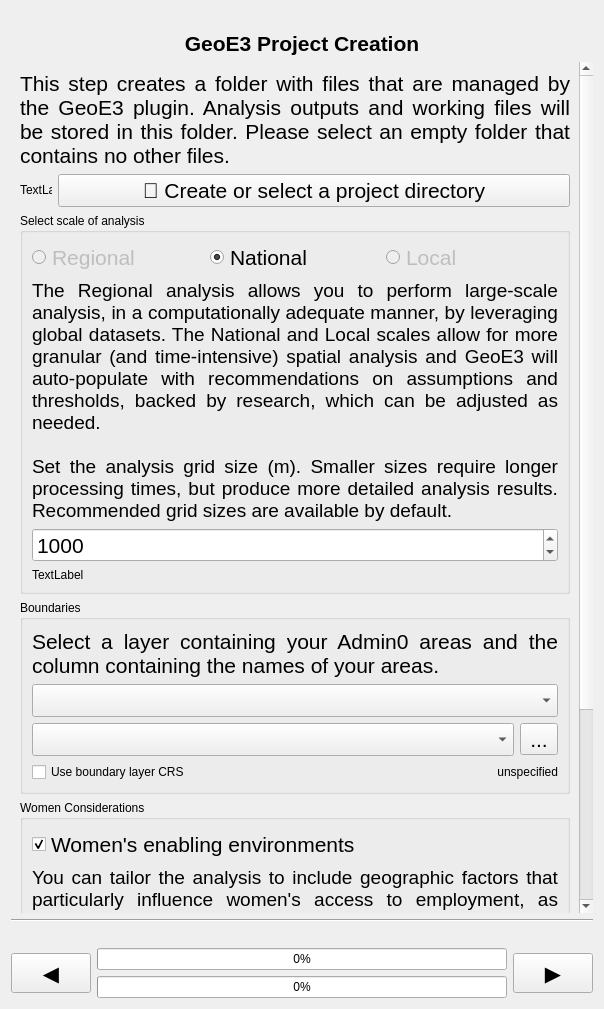
<?xml version="1.0" encoding="UTF-8"?>
<ui version="4.0">
 <class>SetupPanelBase</class>
 <widget class="QWidget" name="SetupPanelBase">
  <property name="geometry">
   <rect>
    <x>0</x>
    <y>0</y>
    <width>604</width>
    <height>1009</height>
   </rect>
  </property>
  <property name="windowTitle">
   <string>Form</string>
  </property>
  <layout class="QGridLayout" name="gridLayout_2">
   <item row="3" column="0">
    <widget class="QScrollArea" name="scrollArea">
     <property name="frameShape">
      <enum>QFrame::NoFrame</enum>
     </property>
     <property name="widgetResizable">
      <bool>true</bool>
     </property>
     <widget class="QWidget" name="scrollAreaWidgetContents">
      <property name="geometry">
       <rect>
        <x>0</x>
        <y>0</y>
        <width>572</width>
        <height>1135</height>
       </rect>
      </property>
      <property name="styleSheet">
       <string notr="true"/>
      </property>
      <layout class="QGridLayout" name="gridLayout_3">
       <item row="0" column="0">
        <widget class="QLabel" name="description">
         <property name="font">
          <font>
           <pointsize>16</pointsize>
          </font>
         </property>
         <property name="text">
          <string>This step creates a folder with files that are managed by the GeoE3 plugin. Analysis outputs and working files will be stored in this folder. Please select an empty folder that contains no other files.</string>
         </property>
         <property name="textFormat">
          <enum>Qt::MarkdownText</enum>
         </property>
         <property name="alignment">
          <set>Qt::AlignJustify|Qt::AlignTop</set>
         </property>
         <property name="wordWrap">
          <bool>true</bool>
         </property>
        </widget>
       </item>
       <item row="2" column="0">
        <widget class="QGroupBox" name="groupBox">
         <property name="title">
          <string>Select scale of analysis</string>
         </property>
         <layout class="QGridLayout" name="gridLayout_4">
          <item row="0" column="2">
           <widget class="QRadioButton" name="local_scale">
            <property name="enabled">
             <bool>false</bool>
            </property>
            <property name="font">
             <font>
              <pointsize>16</pointsize>
             </font>
            </property>
            <property name="text">
             <string>Local</string>
            </property>
            <property name="checked">
             <bool>false</bool>
            </property>
           </widget>
          </item>
          <item row="0" column="0">
           <widget class="QRadioButton" name="regional_scale">
            <property name="enabled">
             <bool>false</bool>
            </property>
            <property name="font">
             <font>
              <pointsize>16</pointsize>
             </font>
            </property>
            <property name="text">
             <string>Regional</string>
            </property>
            <property name="checked">
             <bool>false</bool>
            </property>
           </widget>
          </item>
          <item row="2" column="0" colspan="3">
           <widget class="QSpinBox" name="cell_size_spinbox">
            <property name="enabled">
             <bool>true</bool>
            </property>
            <property name="sizePolicy">
             <sizepolicy hsizetype="Minimum" vsizetype="Fixed">
              <horstretch>0</horstretch>
              <verstretch>0</verstretch>
             </sizepolicy>
            </property>
            <property name="font">
             <font>
              <pointsize>16</pointsize>
             </font>
            </property>
            <property name="minimum">
             <number>1</number>
            </property>
            <property name="maximum">
             <number>100000</number>
            </property>
            <property name="singleStep">
             <number>100</number>
            </property>
            <property name="value">
             <number>1000</number>
            </property>
           </widget>
          </item>
          <item row="1" column="0" colspan="3">
           <widget class="QLabel" name="description2">
            <property name="font">
             <font>
              <pointsize>14</pointsize>
             </font>
            </property>
            <property name="text">
             <string>The Regional analysis allows you to perform large-scale analysis, in a computationally adequate manner, by leveraging global datasets. The National and Local scales allow for more granular (and time-intensive) spatial analysis and GeoE3 will auto-populate with recommendations on assumptions and thresholds, backed by research, which can be adjusted as needed.

Set the analysis grid size (m). Smaller sizes require longer processing times, but produce more detailed analysis results. Recommended grid sizes are available by default.</string>
            </property>
            <property name="alignment">
             <set>Qt::AlignJustify|Qt::AlignTop</set>
            </property>
            <property name="wordWrap">
             <bool>true</bool>
            </property>
            <property name="buddy">
             <cstring>cell_size_spinbox</cstring>
            </property>
           </widget>
          </item>
          <item row="0" column="1">
           <widget class="QRadioButton" name="national_scale">
            <property name="font">
             <font>
              <pointsize>16</pointsize>
             </font>
            </property>
            <property name="text">
             <string>National</string>
            </property>
            <property name="checked">
             <bool>true</bool>
            </property>
           </widget>
          </item>
          <item row="3" column="0">
           <widget class="QLabel" name="label">
            <property name="text">
             <string>TextLabel</string>
            </property>
           </widget>
          </item>
         </layout>
        </widget>
       </item>
       <item row="3" column="0">
        <widget class="QGroupBox" name="groupBox_2">
         <property name="title">
          <string>Boundaries</string>
         </property>
         <layout class="QGridLayout" name="gridLayout_5">
          <item row="0" column="0">
           <widget class="QLabel" name="description3">
            <property name="font">
             <font>
              <pointsize>16</pointsize>
             </font>
            </property>
            <property name="text">
             <string>Select a layer containing your Admin0 areas and the column containing the names of your areas.</string>
            </property>
            <property name="textFormat">
             <enum>Qt::MarkdownText</enum>
            </property>
            <property name="alignment">
             <set>Qt::AlignJustify|Qt::AlignTop</set>
            </property>
            <property name="wordWrap">
             <bool>true</bool>
            </property>
           </widget>
          </item>
          <item row="1" column="0">
           <widget class="QgsMapLayerComboBox" name="layer_combo">
            <property name="sizePolicy">
             <sizepolicy hsizetype="Minimum" vsizetype="Fixed">
              <horstretch>0</horstretch>
              <verstretch>0</verstretch>
             </sizepolicy>
            </property>
            <property name="font">
             <font>
              <pointsize>16</pointsize>
             </font>
            </property>
           </widget>
          </item>
          <item row="2" column="0">
           <layout class="QHBoxLayout" name="horizontalLayout">
            <item>
             <widget class="QgsFieldComboBox" name="field_combo">
              <property name="sizePolicy">
               <sizepolicy hsizetype="Minimum" vsizetype="Fixed">
                <horstretch>0</horstretch>
                <verstretch>0</verstretch>
               </sizepolicy>
              </property>
              <property name="font">
               <font>
                <pointsize>16</pointsize>
               </font>
              </property>
             </widget>
            </item>
            <item>
             <widget class="QToolButton" name="load_boundary_button">
              <property name="font">
               <font>
                <pointsize>16</pointsize>
               </font>
              </property>
              <property name="text">
               <string>...</string>
              </property>
             </widget>
            </item>
           </layout>
          </item>
          <item row="3" column="0">
           <layout class="QHBoxLayout" name="horizontalLayout_3">
            <item>
             <widget class="QCheckBox" name="use_boundary_crs">
              <property name="toolTip">
               <string>Disabled if map units are in degrees</string>
              </property>
              <property name="text">
               <string>Use boundary layer CRS</string>
              </property>
             </widget>
            </item>
            <item>
             <widget class="QLabel" name="crs_label">
              <property name="text">
               <string>unspecified</string>
              </property>
              <property name="alignment">
               <set>Qt::AlignRight|Qt::AlignTrailing|Qt::AlignVCenter</set>
              </property>
              <property name="buddy">
               <cstring>use_boundary_crs</cstring>
              </property>
             </widget>
            </item>
           </layout>
          </item>
         </layout>
        </widget>
       </item>
       <item row="4" column="0">
        <widget class="QGroupBox" name="groupBox_3">
         <property name="title">
          <string>Women Considerations</string>
         </property>
         <layout class="QGridLayout" name="gridLayout_6">
          <item row="0" column="0">
           <widget class="QCheckBox" name="women_considerations_checkbox">
            <property name="font">
             <font>
              <pointsize>16</pointsize>
             </font>
            </property>
            <property name="text">
             <string>Women's enabling environments</string>
            </property>
            <property name="checked">
             <bool>true</bool>
            </property>
           </widget>
          </item>
          <item row="1" column="0">
           <widget class="QLabel" name="women_considerations_description">
            <property name="font">
             <font>
              <pointsize>14</pointsize>
             </font>
            </property>
            <property name="text">
             <string>You can tailor the analysis to include geographic factors that particularly influence women's access to employment, as guided by the Geospatial Women's Employment Analytical Framework (GeoWEAF) developed by the World Bank.

When this option is **not selected**, the analysis focuses on generic employment and entrepreneurship factors, and certain women-specific factors will be disabled. The Contextual Dimension will require an EPLEX score instead of individual factor analysis.</string>
            </property>
            <property name="textFormat">
             <enum>Qt::MarkdownText</enum>
            </property>
            <property name="alignment">
             <set>Qt::AlignJustify|Qt::AlignTop</set>
            </property>
            <property name="wordWrap">
             <bool>true</bool>
            </property>
            </widget>
           </item>
          </layout>
        </widget>
       </item>
       <item row="1" column="0">
        <layout class="QHBoxLayout" name="horizontalLayout_2">
         <item>
          <widget class="QLabel" name="folder_status_label">
           <property name="maximumSize">
            <size>
             <width>32</width>
             <height>32</height>
            </size>
           </property>
           <property name="text">
            <string>TextLabel</string>
           </property>
           <property name="scaledContents">
            <bool>true</bool>
           </property>
          </widget>
         </item>
         <item>
          <widget class="QPushButton" name="create_project_directory_button">
           <property name="sizePolicy">
            <sizepolicy hsizetype="Minimum" vsizetype="Fixed">
             <horstretch>0</horstretch>
             <verstretch>0</verstretch>
            </sizepolicy>
           </property>
           <property name="font">
            <font>
             <pointsize>16</pointsize>
            </font>
           </property>
           <property name="text">
            <string>📂 Create or select a project directory</string>
           </property>
          </widget>
         </item>
        </layout>
       </item>
       <item row="7" column="0">
        <spacer name="verticalSpacer">
         <property name="orientation">
          <enum>Qt::Vertical</enum>
         </property>
         <property name="sizeHint" stdset="0">
          <size>
           <width>20</width>
           <height>40</height>
          </size>
         </property>
        </spacer>
       </item>
       <item row="8" column="0">
        <widget class="QLabel" name="project_path_label">
         <property name="sizePolicy">
          <sizepolicy hsizetype="MinimumExpanding" vsizetype="Minimum">
           <horstretch>0</horstretch>
           <verstretch>0</verstretch>
          </sizepolicy>
         </property>
         <property name="text">
          <string>Project path not set.</string>
         </property>
         <property name="wordWrap">
          <bool>true</bool>
         </property>
        </widget>
       </item>
      </layout>
     </widget>
    </widget>
   </item>
   <item row="4" column="0">
    <widget class="Line" name="line">
     <property name="orientation">
      <enum>Qt::Horizontal</enum>
     </property>
    </widget>
   </item>
   <item row="0" column="0">
    <widget class="QLabel" name="banner_label">
     <property name="text">
      <string/>
     </property>
     <property name="pixmap">
      <pixmap>../resources/geest-banner.png</pixmap>
     </property>
     <property name="scaledContents">
      <bool>true</bool>
     </property>
    </widget>
   </item>
    <item row="15" column="0">
     <widget class="QLabel" name="processing_info_label">
      <property name="visible">
       <bool>false</bool>
      </property>
      <property name="text">
       <string/>
      </property>
      <property name="textFormat">
       <enum>Qt::PlainText</enum>
      </property>
      <property name="alignment">
       <set>Qt::AlignJustify|Qt::AlignTop</set>
      </property>
      <property name="wordWrap">
       <bool>true</bool>
      </property>
     </widget>
    </item>
    <item row="16" column="0">
    <layout class="QGridLayout" name="gridLayout">
     <item row="0" column="0" rowspan="2">
      <widget class="QPushButton" name="previous_button">
       <property name="sizePolicy">
        <sizepolicy hsizetype="Minimum" vsizetype="Minimum">
         <horstretch>0</horstretch>
         <verstretch>0</verstretch>
        </sizepolicy>
       </property>
       <property name="minimumSize">
        <size>
         <width>80</width>
         <height>40</height>
        </size>
       </property>
       <property name="maximumSize">
        <size>
         <width>80</width>
         <height>40</height>
        </size>
       </property>
       <property name="font">
        <font>
         <pointsize>16</pointsize>
        </font>
       </property>
       <property name="text">
        <string>◀️</string>
       </property>
      </widget>
     </item>
     <item row="0" column="1">
      <widget class="QProgressBar" name="child_progress_bar">
       <property name="sizePolicy">
        <sizepolicy hsizetype="Minimum" vsizetype="Fixed">
         <horstretch>0</horstretch>
         <verstretch>0</verstretch>
        </sizepolicy>
       </property>
       <property name="value">
        <number>0</number>
       </property>
      </widget>
     </item>
     <item row="0" column="2" rowspan="2">
      <widget class="QPushButton" name="next_button">
       <property name="sizePolicy">
        <sizepolicy hsizetype="Minimum" vsizetype="Minimum">
         <horstretch>0</horstretch>
         <verstretch>0</verstretch>
        </sizepolicy>
       </property>
       <property name="minimumSize">
        <size>
         <width>80</width>
         <height>40</height>
        </size>
       </property>
       <property name="maximumSize">
        <size>
         <width>80</width>
         <height>40</height>
        </size>
       </property>
       <property name="font">
        <font>
         <pointsize>16</pointsize>
        </font>
       </property>
       <property name="text">
        <string>▶️</string>
       </property>
      </widget>
     </item>
      <item row="1" column="1">
       <widget class="QProgressBar" name="progress_bar">
        <property name="sizePolicy">
         <sizepolicy hsizetype="Minimum" vsizetype="Fixed">
          <horstretch>0</horstretch>
          <verstretch>0</verstretch>
         </sizepolicy>
        </property>
        <property name="value">
         <number>0</number>
        </property>
       </widget>
      </item>
     </layout>
   </item>
   <item row="1" column="0">
    <widget class="QLabel" name="label_2">
     <property name="text">
      <string>&lt;html&gt;&lt;head/&gt;&lt;body&gt;&lt;p align=&quot;center&quot;&gt;&lt;span style=&quot; font-size:16pt; font-weight:600;&quot;&gt;GeoE3 Project Creation&lt;/span&gt;&lt;/p&gt;&lt;/body&gt;&lt;/html&gt;</string>
     </property>
     <property name="textFormat">
      <enum>Qt::RichText</enum>
     </property>
     <property name="alignment">
      <set>Qt::AlignCenter</set>
     </property>
     <property name="wordWrap">
      <bool>true</bool>
     </property>
    </widget>
   </item>
  </layout>
 </widget>
 <customwidgets>
  <customwidget>
   <class>QgsMapLayerComboBox</class>
   <extends>QComboBox</extends>
   <header>qgsmaplayercombobox.h</header>
  </customwidget>
  <customwidget>
   <class>QgsFieldComboBox</class>
   <extends>QComboBox</extends>
   <header>qgsfieldcombobox.h</header>
  </customwidget>
 </customwidgets>
 <tabstops>
  <tabstop>scrollArea</tabstop>
  <tabstop>create_project_directory_button</tabstop>
  <tabstop>local_scale</tabstop>
  <tabstop>national_scale</tabstop>
  <tabstop>cell_size_spinbox</tabstop>
  <tabstop>layer_combo</tabstop>
  <tabstop>field_combo</tabstop>
  <tabstop>load_boundary_button</tabstop>
  <tabstop>use_boundary_crs</tabstop>
  <tabstop>previous_button</tabstop>
  <tabstop>next_button</tabstop>
 </tabstops>
 <resources/>
 <connections/>
</ui>
